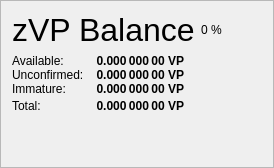
                   <widget class="QFrame" name="frame_ZerocoinBalances">
                    <property name="frameShape">
                     <enum>QFrame::StyledPanel</enum>
                    </property>
                    <property name="frameShadow">
                     <enum>QFrame::Raised</enum>
                    </property>
                    <layout class="QVBoxLayout" name="verticalLayout_7">
                     <item>
                      <layout class="QHBoxLayout" name="horizontalLayout_8" stretch="0,0,0">
                       <item>
                        <widget class="QLabel" name="label_5z_3">
                         <property name="minimumSize">
                          <size>
                           <width>0</width>
                           <height>20</height>
                          </size>
                         </property>
                         <property name="font">
                          <font>
                           <pointsize>24</pointsize>
                           <weight>50</weight>
                           <bold>false</bold>
                          </font>
                         </property>
                         <property name="text">
                          <string>zVP Balance</string>
                         </property>
                        </widget>
                       </item>
                       <item>
                        <widget class="QLabel" name="labelzVPPercent">
                         <property name="text">
                          <string notr="true">0 %</string>
                         </property>
                        </widget>
                       </item>
                       <item>
                        <spacer name="horizontalSpacer_11">
                         <property name="orientation">
                          <enum>Qt::Horizontal</enum>
                         </property>
                         <property name="sizeHint" stdset="0">
                          <size>
                           <width>40</width>
                           <height>20</height>
                          </size>
                         </property>
                        </spacer>
                       </item>
                      </layout>
                     </item>
                     <item>
                      <layout class="QGridLayout" name="gridLayout_5">
                       <property name="horizontalSpacing">
                        <number>12</number>
                       </property>
                       <property name="verticalSpacing">
                        <number>0</number>
                       </property>
                       <item row="1" column="0">
                        <widget class="QLabel" name="labelzBalanceMatureText">
                         <property name="toolTip">
                          <string>Mature: more than 20 confirmation and more than 1 mint of the same denomination after it was minted.
These zVP are spendable.</string>
                         </property>
                         <property name="text">
                          <string>Available:</string>
                         </property>
                        </widget>
                       </item>
                       <item row="1" column="1">
                        <widget class="QLabel" name="labelzBalanceMature">
                         <property name="font">
                          <font>
                           <weight>75</weight>
                           <bold>true</bold>
                          </font>
                         </property>
                         <property name="toolTip">
                          <string>Mature: more than 20 confirmation and more than 1 mint of the same denomination after it was minted.
These zVP are spendable.</string>
                         </property>
                         <property name="text">
                          <string notr="true">0.000 000 00 VP</string>
                         </property>
                         <property name="alignment">
                          <set>Qt::AlignRight|Qt::AlignTrailing|Qt::AlignVCenter</set>
                         </property>
                        </widget>
                       </item>
                       <item row="2" column="0">
                        <widget class="QLabel" name="labelzBalanceUnconfirmedText">
                         <property name="toolTip">
                          <string>Unconfirmed: less than 20 confirmations
Immature: confirmed, but less than 3 mints of the same denomination after it was minted</string>
                         </property>
                         <property name="text">
                          <string>Unconfirmed:</string>
                         </property>
                        </widget>
                       </item>
                       <item row="2" column="1">
                        <widget class="QLabel" name="labelzBalanceUnconfirmed">
                         <property name="font">
                          <font>
                           <weight>75</weight>
                           <bold>true</bold>
                          </font>
                         </property>
                         <property name="toolTip">
                          <string>Unconfirmed: less than 20 confirmations
Immature: confirmed, but less than 3 mints of the same denomination after it was minted</string>
                         </property>
                         <property name="text">
                          <string notr="true">0.000 000 00 VP</string>
                         </property>
                         <property name="alignment">
                          <set>Qt::AlignRight|Qt::AlignTrailing|Qt::AlignVCenter</set>
                         </property>
                        </widget>
                       </item>
                       <item row="3" column="0">
                        <widget class="QLabel" name="labelzBalanceImmatureText">
                         <property name="toolTip">
                          <string>Unconfirmed: less than 20 confirmations
Immature: confirmed, but less than 3 mints of the same denomination after it was minted</string>
                         </property>
                         <property name="text">
                          <string>Immature:</string>
                         </property>
                        </widget>
                       </item>
                       <item row="3" column="1">
                        <widget class="QLabel" name="labelzBalanceImmature">
                         <property name="font">
                          <font>
                           <weight>75</weight>
                           <bold>true</bold>
                          </font>
                         </property>
                         <property name="toolTip">
                          <string>Unconfirmed: less than 20 confirmations
Immature: confirmed, but less than 3 mints of the same denomination after it was minted</string>
                         </property>
                         <property name="text">
                          <string notr="true">0.000 000 00 VP</string>
                         </property>
                         <property name="alignment">
                          <set>Qt::AlignRight|Qt::AlignTrailing|Qt::AlignVCenter</set>
                         </property>
                        </widget>
                       </item>
                       <item row="4" column="0">
                        <widget class="QLabel" name="labelzBalanceText">
                         <property name="toolTip">
                          <string>Your current zVP balance, unconfirmed and immature zVP included.</string>
                         </property>
                         <property name="text">
                          <string>Total:</string>
                         </property>
                        </widget>
                       </item>
                       <item row="4" column="1">
                        <widget class="QLabel" name="labelzBalance">
                         <property name="font">
                          <font>
                           <weight>75</weight>
                           <bold>true</bold>
                          </font>
                         </property>
                         <property name="cursor">
                          <cursorShape>IBeamCursor</cursorShape>
                         </property>
                         <property name="toolTip">
                          <string>Your current zVP balance, unconfirmed and immature zVP included.</string>
                         </property>
                         <property name="text">
                          <string notr="true">0.000 000 00 VP</string>
                         </property>
                         <property name="alignment">
                          <set>Qt::AlignRight|Qt::AlignTrailing|Qt::AlignVCenter</set>
                         </property>
                         <property name="textInteractionFlags">
                          <set>Qt::LinksAccessibleByMouse|Qt::TextSelectableByKeyboard|Qt::TextSelectableByMouse</set>
                         </property>
                        </widget>
                       </item>
                       <item row="4" column="2">
                        <spacer name="horizontalSpacer_4">
                         <property name="orientation">
                          <enum>Qt::Horizontal</enum>
                         </property>
                         <property name="sizeHint" stdset="0">
                          <size>
                           <width>40</width>
                           <height>20</height>
                          </size>
                         </property>
                        </spacer>
                       </item>
                      </layout>
                     </item>
                     <item>
                      <spacer name="verticalSpacer_4">
                       <property name="orientation">
                        <enum>Qt::Vertical</enum>
                       </property>
                       <property name="sizeHint" stdset="0">
                        <size>
                         <width>20</width>
                         <height>40</height>
                        </size>
                       </property>
                      </spacer>
                     </item>
                    </layout>
                   </widget>
